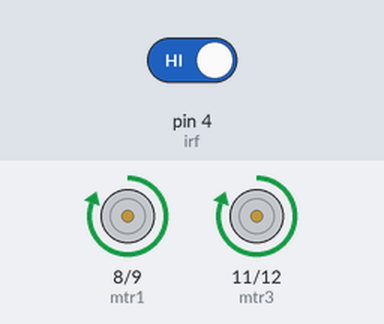
A sketch run on a simulated Arduino Uno, built with avr-gcc and run on an emulated ATmega328P. Parts: motor-driver pin pairs drawn as motors (green arrow = first pin HIGH = forward, orange = second pin HIGH = backward, longer = more drive). The inputs (shaded band) are chosen by the test bench; at power-on: pin 4 (irf) HIGH. Random numbers use the default seed unless the sketch sets one.

Above: at 1.2 s.
1.3 s: pin 4 (irf) driven LOW
At 2.2 s:
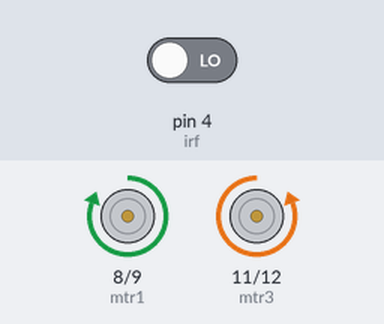
At 4.2 s:
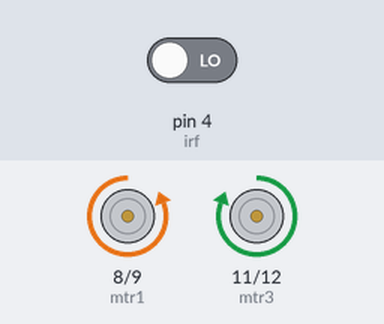
4.3 s: pin 4 (irf) driven HIGH
Timing chart, 0 to 7.3 s (numbered marks = the images above; inputs shaded):
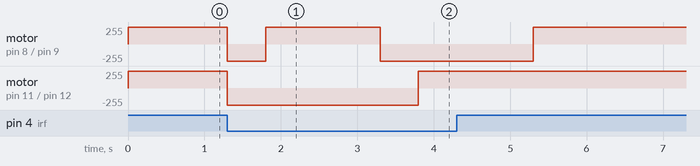

Measured:
- after the input at 1.3 s, motor on pin 8 (mtr1) / pin 9 (mtr2): forward 255/255 → backward 255/255 at once, → forward 255/255 0.50 s later, → backward 255/255 1.5 s later; motor on pin 11 (mtr3) / pin 12 (mtr4): forward 255/255 → backward 255/255 at once, → forward 255/255 2.5 s later

The sketch:

Obstacle_avoider_robot.ino
```cpp
int irf = 4;
int mtr1 = 8;
int mtr2 = 9;
int mtr3 = 11;
int mtr4 = 12;

void setup() {
  pinMode(irf,INPUT);
  pinMode(mtr1, OUTPUT);
  pinMode(mtr2, OUTPUT);
  pinMode(mtr3, OUTPUT);
  pinMode(mtr4, OUTPUT);
}

void loop()
{
int a = digitalRead(irf);
long randomNumber;
 if(a==0)
 {

  digitalWrite(mtr1,LOW);
  digitalWrite(mtr2,HIGH);
  digitalWrite(mtr3,LOW);
  digitalWrite(mtr4,HIGH);
  delay(500);
  randomNumber = random(1,5);
    if(randomNumber<3)
    {
    digitalWrite(mtr1,LOW);
    digitalWrite(mtr2,HIGH);
    digitalWrite(mtr3,HIGH);
    digitalWrite(mtr4,LOW);
    delay(1500);
    }
    else
    {
    digitalWrite(mtr1,HIGH);
    digitalWrite(mtr2,LOW);
    digitalWrite(mtr3,LOW);
    digitalWrite(mtr4,HIGH);
    delay(1500);
    }
 }
 else
 {
  digitalWrite(mtr1,HIGH);
  digitalWrite(mtr2,LOW);
  digitalWrite(mtr3,HIGH);
  digitalWrite(mtr4,LOW);
 }
}
```
